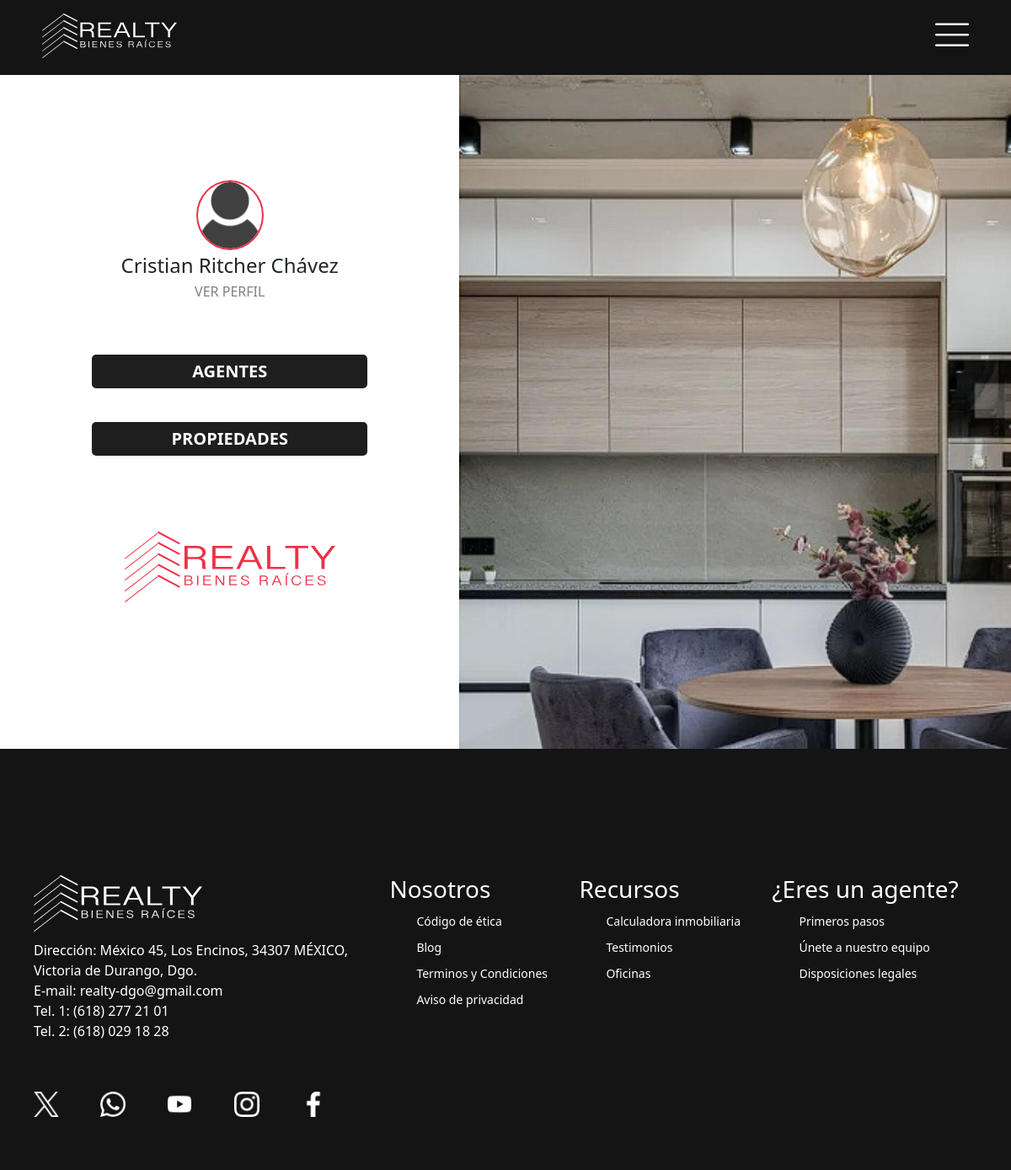
The page /menu-control.php (signed in) on the database its author committed.
### tables this page shows
CREATE TABLE `usuarios` (
  `id_usuario` int(10) UNSIGNED ZEROFILL NOT NULL,
  `correo` varchar(50) NOT NULL,
  `contrasena` varchar(50) NOT NULL DEFAULT 'realty',
  `nombre` varchar(50) NOT NULL,
  `apellido_1` varchar(50) NOT NULL,
  `apellido_2` varchar(50) DEFAULT NULL,
  `telefono` char(10) NOT NULL,
  `rol` int(1) NOT NULL
);

### php/conn-vistas.php (called while the page is built, shortened)
<?php
$nombre = $_SESSION["txtusuario"];
$pass = $_SESSION["txtpassword"];
?>

### menu-control.php (the view, shortened to what this page needs)
<!DOCTYPE html>
<html lang="en">
<head>
    <link href="https://cdn.jsdelivr.net/npm/bootstrap@5.3.2/dist/css/bootstrap.min.css" rel="stylesheet">
    <link rel="stylesheet" href="css/navbar.css">
    <link rel="stylesheet" href="css/menu-control.css">
</head>
<body>
    <div class="contenido">
        <div class="pantalla-control">
            <div class="perfil">
                <a href=""><img src="img/persona.png" alt=""></a>
                <div>
                <?php
                    include 'php/conn-vistas.php';
                    $sql = "SELECT * FROM usuarios WHERE correo = '$nombre' and contrasena = '$pass'";
                    $result = mysqli_query($conn, $sql);
                    $row = mysqli_fetch_assoc($result);
                    echo "<p>" . $row["nombre"]. " " . $row["apellido_1"]. " " . $row["apellido_2"]. "</p> ";
                ?>
                <a href="">VER PERFIL</a>
                </div>
            </div>
            <?php
                include 'php/conn-vistas.php';
                $sql = "SELECT * FROM usuarios WHERE correo = '$nombre' and contrasena = '$pass'";
                $result = mysqli_query($conn, $sql);
                $row = mysqli_fetch_assoc($result);
                if ($row["rol"] == '0') {
                    echo "<div class=\"contactos\"><a href=\"crud-clientes.php\"><button>CONTACTOS</button></a></div>";
                } elseif ($row["rol"] == '1') {
                    echo "<div class=\"contactos\"><a href=\"crud-agentes.php\"><button>AGENTES</button></a></div>";
                }
            ?>
            <div class="crud propiedades">
                <a href="crud-propiedades.php"><button>PROPIEDADES</button></a>
            </div>
            <div class="img-logo">
                <img src="img/realty_logo_r.svg" alt="Logo">
            </div>
        </div>
        <div class="img-habitacion">
            <img src="img/sala-login.jpg" alt="foto habitacion">
        </div>
    </div>
</body>
</html>

### css/navbar.css (style rules this page uses)
html, body, header, footer { margin: 0; padding: 0; }
.navbar { background-color: rgb(20, 20, 20); color: #fff; display: flex; justify-content: space-between; align-items: center; padding: 10px 50px 20px 50px; margin: 0; height: auto; }
.navbar-logo img { width: 160px; height: auto; margin-top: 6px; }
.sesion { display: flex; margin-top: 10px; }
footer { height: 500px; background-color: rgb(20, 20, 20); display: flex; justify-content: left; align-items: left; margin: 0; padding: 150px 40px 0 40px; }
.footer-img { width: 400px; }
.footer-realty-logo img { width: 200px; }
.contacto { color: white; margin-top: 10px; margin-bottom: 40px; }
.contacto p { margin: 0; font-weight: 100; }
.redes img { width: 30px; margin: 20px 45px 0 0; padding:0; }
.recursos { display: flex; flex: 1; justify-content: space-evenly; font-weight: 100; color: white; font-size: 14px; }
.recursos div { margin: 0 15px 0 15px; }
.recursos li { list-style: none; margin-top: 10px; }
.recursos h3 { font-weight: 100; }
#openBtn, #closeBtn { background: none; border: none; padding: 0; }

### css/menu-control.css (style rules this page uses)
html, body { padding: 0; margin: 0; }
.contenido button { color: white; width: 60%; border-radius: 5px; margin-left: AUTO; margin-right: AUTO; margin-bottom: 40px; background-color: rgb(30, 30, 30); border: 2px solid rgb(30, 30, 30); font-family: FONTSPRING DEMO - TT Commons Pro Demibold; font-size: 20px; font-weight: 600; min-height: 40px; }
.perfil { display: flex; flex-direction: column; margin-bottom: 60px; justify-content: center; text-align: center; }
.perfil img { width: 80px; border: 2px solid #ee3048; border-radius: 50%; }
.perfil div { font-family: FONTSPRING DEMO - TT Commons Pro Demibold; font-size: 24px; font-weight: 300; }
.perfil div p { margin-bottom: -8px; }
.perfil div a { color: gray; font-size: 16px; font-weight: 100; text-decoration: none; }
.contenido { display: flex; }
.pantalla-control { display: flex; flex-direction: column; width: 50%; justify-content: center; text-align: center; }
.img-habitacion { height: 100vh; position: relative; display: flex; width: 60%; overflow: hidden; display: block; }
.img-habitacion img { min-height: 140vh; min-width: 60vw; }
.img-logo { text-align: center; }
.img-logo img { display: block; margin: 50px auto; width: 250px; }

### rows shown on the page
usuarios: nombre "Cristian", apellido_1 "Ritcher", apellido_2 "Chávez"
